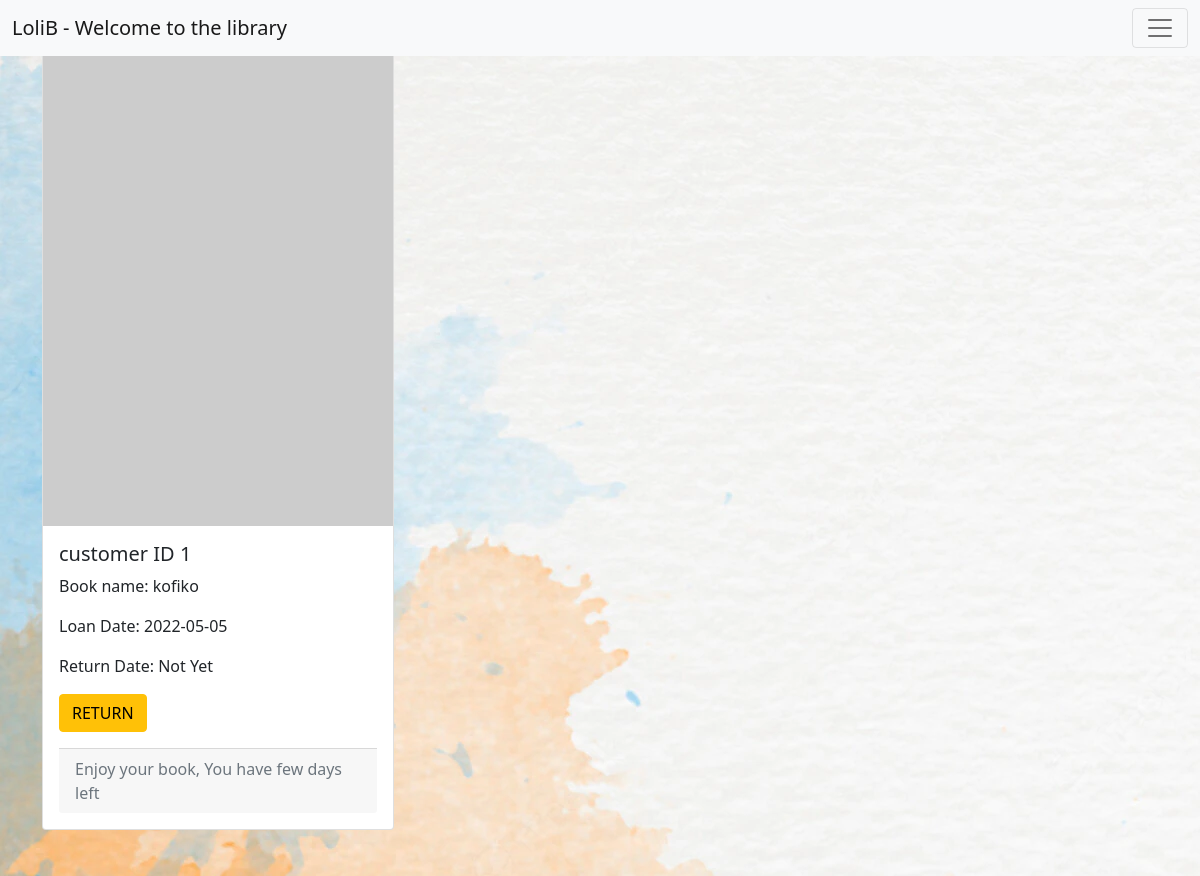
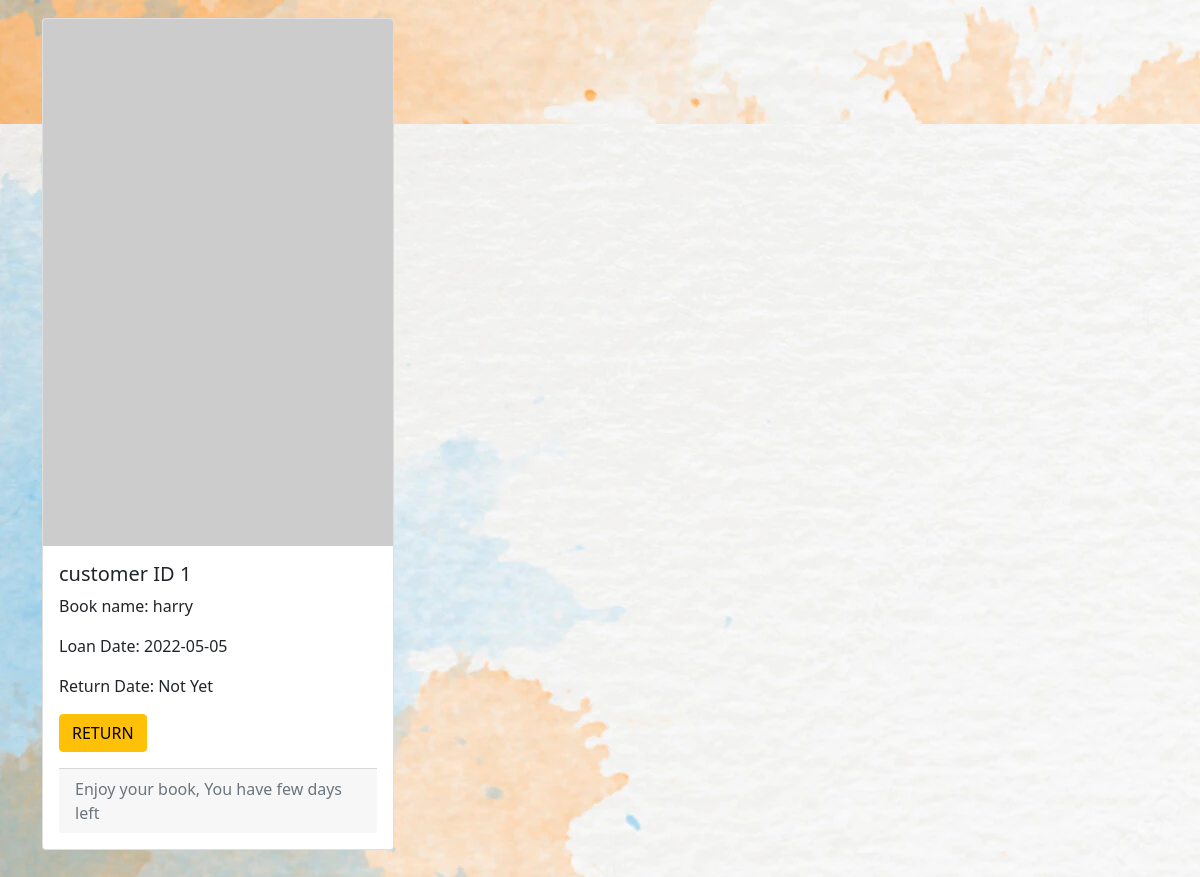
/display/loans (signed in), run on the app's committed database (2 pictures, top to bottom).
### tables this page shows
CREATE TABLE "Loans" (
	"loanID" INTEGER NOT NULL, 
	"custID" INTEGER, 
	"bookID" INTEGER, 
	loandate VARCHAR, 
	returndate VARCHAR, 
	PRIMARY KEY ("loanID")
);

CREATE TABLE "Books" (
	"bookID" INTEGER NOT NULL, 
	name VARCHAR, 
	author VARCHAR, 
	year_published VARCHAR, 
	book_type INTEGER, 
	PRIMARY KEY ("bookID")
);

### app/display.py (the view)
@display.route('/loans')
def display_loans():
    type1 = 10
    type2 = 5
    type3 = 2
    loan_date_lst = []
    all_loans = dbms.print_all_data( query='select name,book_type,loans.* from Books inner join loans on books.bookID = loans.bookID and loans.returndate ="Not Yet"')
    for loan in all_loans:
        print(loan)
        splited_date = loan[-2].split('-')
        y = int(splited_date[0])
        m = int(splited_date[1])
        d = int(splited_date[2])
        loan_date_fin = date(y,m,d)
        today_date = date.today()
        loan_days = (today_date-loan_date_fin).days
        book_type = loan[1]
        if int(book_type) == 1 and type1 < loan_days:
                loan_date_lst.append(f'{type1 - loan_days} days late')
                fraze = f'{type1 - loan_days} days late'
        elif int(book_type) == 2 and type2 < loan_days:
                loan_date_lst.append(f'{type2 - loan_days} days late')
        elif int(book_type) == 3 and type3 < loan_days:
                loan_date_lst.append(f'{type3 - loan_days} days late')
        else: loan_date_lst.append('Enjoy your book, You have few days left')
    return render_template('display_loans.html',context={'loans':all_loans,'iflate':loan_date_lst})

### app/mydatabase.py (called while the page is built)
    def print_all_data(self, table='', query=''):
        query = query if query != '' else f"SELECT * FROM {table}"
        print(query)
        res = []
        with self.db_engine.connect() as connection:
            try:
                result = connection.execute(query)
            except Exception as e:
                print(e)
            else:
                for row in result:
                    res.append(row)
                result.close()
        return res

### app/templates/display_loans.html (shortened to what this page needs)
{%extends 'layout.html'%}
    {%block content%}
    {%for i in context.loans%}
    <div class="container">
        <div class="col mb-3">
            <div class="card" style="width: 22rem;">
            <img src="https://picsum.photos/200/30{{loop.index-1}}" class="card-img-top" alt="...">
            <div class="card-body">
                        <h5 class="card-title">customer ID {{i[3]}}</h5>
                        <p class="card-text">Book name: {{i[0]}}</p>
                        <p class="card-text">Loan Date: {{i[5]}}</p>
                        <p class="card-text">Return Date: {{i[6]}}</p>
                        <p></p> <a href="/books/return/{{i[4]}}" button type="button"
                            class="btn btn-warning">RETURN</button></a></p>
                            <div class="card-footer text-muted">
                                {{context.iflate[ loop.index -1]}}
                            </div>
                    </div>
                </div>
            </div>
        </div>
        <br>
        <br>
        {%endfor%}
        {%endblock%}

### app/templates/layout.html (style rules this page uses)
body { background-image: url('/static/ban.webp'); }

### data on the page
Loans: custID "1", name "kofiko", loandate "2022-05-05", returndate "Not Yet", iflate "Enjoy your book, You have few days left"
Loans: custID "1", name "harry", loandate "2022-05-05", returndate "Not Yet", iflate "Enjoy your book, You have few days left"
